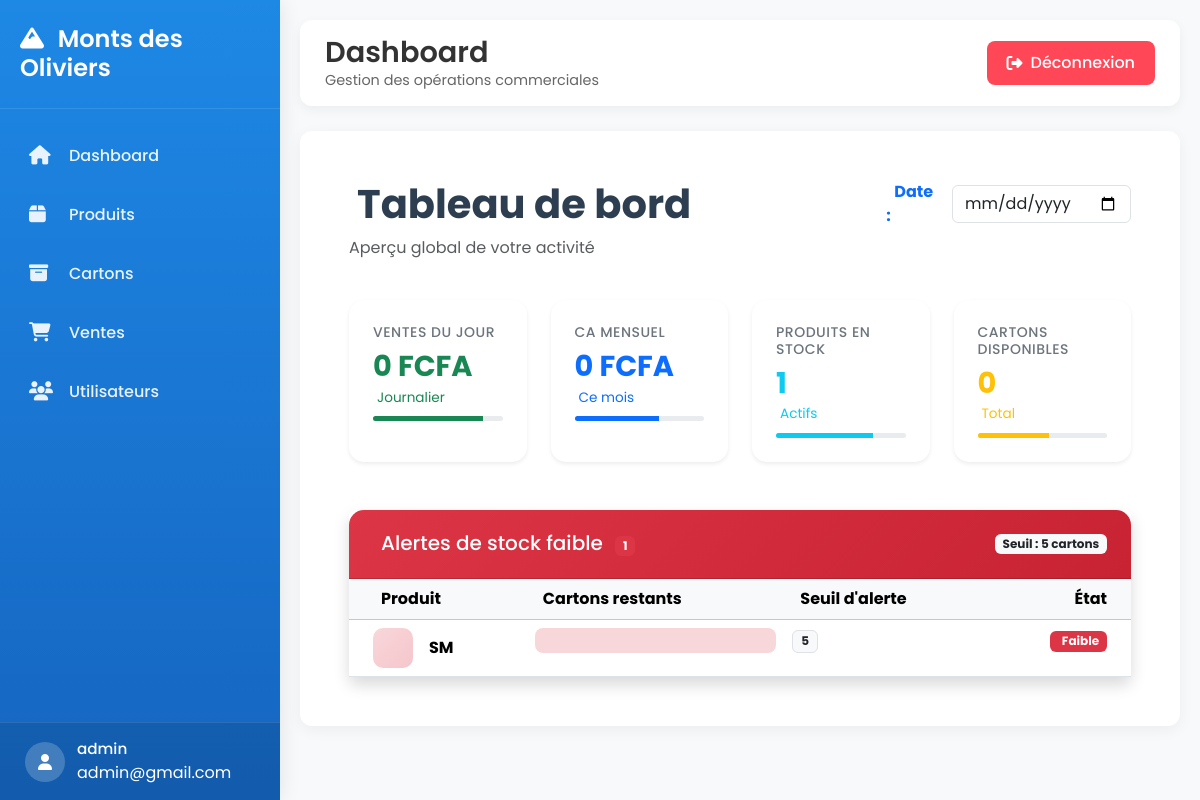
/index/ (signed in), run on an earlier commit of the app's database.
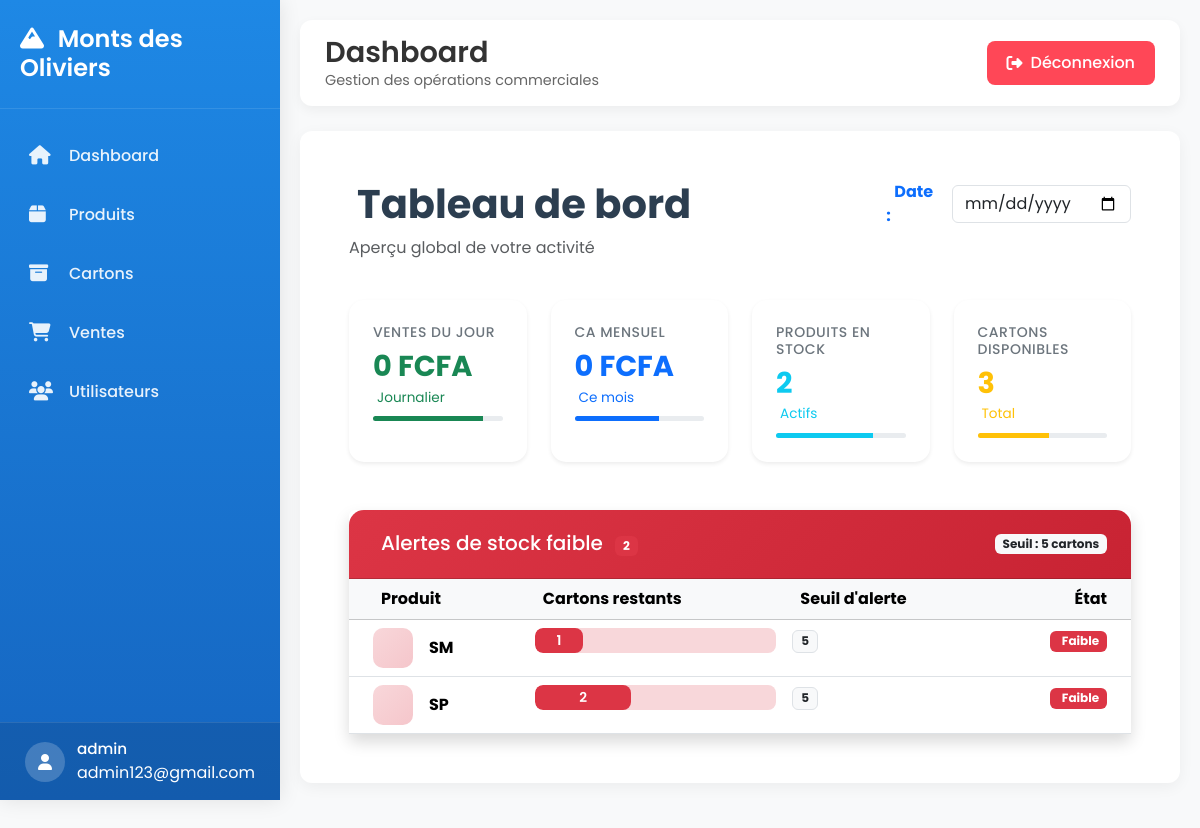
And on a later commit of the database.
### stock_produit/models/user.py (models this page shows, shortened)
class User(AbstractUser):
    USER_TYPE_CHOICES = [
        ('admin', 'Admin'),
        ('caissier', 'Caissier'),
    ]
    username = None
    email = models.EmailField(unique=True)
    user_type = models.CharField(max_length=10, choices=USER_TYPE_CHOICES)
    USERNAME_FIELD = 'email'
    REQUIRED_FIELDS = []

### stock_produit/models/produit.py (models this page shows, shortened)
class Produit(models.Model):
    CATEGORY_CHOICES = [
        ('volaille', 'Volailles'),
        ('poisson', 'Poissons'),
        ('frites', 'Frites'),
    ]
    name = models.CharField(max_length=100)
    price_per_kg = models.DecimalField(max_digits=10, decimal_places=2)
    carton_price = models.DecimalField(max_digits=10, decimal_places=2)
    category = models.CharField(max_length=20, choices=CATEGORY_CHOICES)
    stock_alert = models.PositiveIntegerField(default=5)
    created_at = models.DateTimeField(auto_now_add=True)

### stock_produit/views.py (the view)
# urls.py: path("index/", views.dashboard, name="dashboard"),
@login_required
def dashboard(request):
    selected_date = request.GET.get("date")
    if selected_date:
        date = datetime.strptime(selected_date, "%Y-%m-%d").date()
    else:
        date = timezone.now().date()
    ventes_jour = Vente.objects.filter(recu__created_at__date=date)
    total_jour = ventes_jour.aggregate(
        total=Sum("total_price")
    )["total"] or 0
    chiffre_affaire_mois = Vente.objects.filter(
        recu__created_at__year=date.year,
        recu__created_at__month=date.month
    ).aggregate(
        total=Sum("total_price")
    )["total"] or Decimal("0")
    produits_disponibles = Produit.objects.annotate(
    cartons_disponibles=Count(
        "cartons",
        filter=Q(cartons__is_sold_out=False)
    )
)
    total_produits = produits_disponibles.count()
    total_cartons = Carton.objects.filter(is_sold_out=False).count()
    stocks_faibles = produits_disponibles.filter(
        cartons_disponibles__lte=F("stock_alert")
    )
    context = {
        "selected_date": date,
        "total_jour": total_jour,
        "chiffre_affaire_mois": chiffre_affaire_mois,
        "total_produits": total_produits,
        "total_cartons": total_cartons,
        "stocks_faibles": stocks_faibles,
    }
    return render(request, "Dashboard/index.html", context)

### stock_produit/templates/Dashboard/index.html (shortened to what the changed rows need)
{% extends "Base/base.html" %}
{% block content %}
<div class="dashboard-container">
    <div class="row mb-4">
        <div class="col-md-8">
            <h1 class="dashboard-title">
                Tableau de bord
            </h1>
        </div>
    </div>
    <div class="row mb-4">
        <div class="col-xl-3 col-md-6 mb-4">
            <div class="card stat-card shadow-sm border-0 h-100">
                <div class="card-body">
                    <div class="d-flex justify-content-between align-items-start">
                        <div>
                            <h6 class="stat-label">Produits en stock</h6>
                            <h3 class="stat-value text-info">{{ total_produits }}</h3>
                            <p class="stat-change text-info">
                                Actifs
                            </p>
                        </div>
                    </div>
                </div>
            </div>
        </div>
        <div class="col-xl-3 col-md-6 mb-4">
            <div class="card stat-card shadow-sm border-0 h-100">
                <div class="card-body">
                    <div class="d-flex justify-content-between align-items-start">
                        <div>
                            <h6 class="stat-label">Cartons disponibles</h6>
                            <h3 class="stat-value text-warning">{{ total_cartons }}</h3>
                            <p class="stat-change text-warning">
                                Total
                            </p>
                        </div>
                    </div>
                </div>
            </div>
        </div>
    </div>
    <div class="row">
        <div class="col-12">
            <div class="card shadow border-0">
                <div class="card-header alert-header d-flex justify-content-between align-items-center">
                    <div>
                        <span class="h5 mb-0">Alertes de stock faible</span>
                        {% if stocks_faibles %}
                        <span class="badge bg-danger ms-2">{{ stocks_faibles|length }}</span>
                        {% endif %}
                    </div>
                    <span class="badge bg-light text-dark">
                        Seuil : {{ stocks_faibles.0.stock_alert|default:"10" }} cartons
                    </span>
                </div>
                <div class="card-body p-0">
                    <div class="table-responsive">
                        <table class="table table-hover mb-0">
                            <thead class="table-light">
                                <tr>
                                    <th class="ps-4">
                                        Produit
                                    </th>
                                    <th>
                                        Cartons restants
                                    </th>
                                    <th>
                                        Seuil d'alerte
                                    </th>
                                    <th class="text-end pe-4">État</th>
                                </tr>
                            </thead>
                            <tbody>
                                {% for p in stocks_faibles %}
                                <tr class="alert-row">
                                    <td class="ps-4">
                                        <div class="d-flex align-items-center">
                                            <div class="product-icon me-3">
                                            </div>
                                            <div>
                                                <strong>{{ p.name }}</strong>
                                                <br>
                                            </div>
                                        </div>
                                    </td>
                                    <td>
                                        <div class="stock-indicator">
                                            <div class="progress" style="height: 25px;">
                                                {% with percent=p.cartons_disponibles|add:"0"|floatformat:0 %}
                                                <div class="progress-bar bg-danger"
                                                     style="width: {% widthratio p.cartons_disponibles p.stock_alert 100 %}%">
                                                    {{ p.cartons_disponibles }}
                                                </div>
                                                {% endwith %}
                                            </div>
                                        </div>
                                    </td>
                                    <td>
                                        <span class="badge bg-light text-dark border">
                                            {{ p.stock_alert }}
                                        </span>
                                    </td>
                                    <td class="text-end pe-4">
                                        <span class="badge bg-danger">
                                            Faible
                                        </span>
                                    </td>
                                </tr>
                                {% endfor %}
                            </tbody>
                        </table>
                    </div>
                </div>
            </div>
        </div>
    </div>
</div>
{% endblock %}

### stock_produit/templates/Base/base.html (shortened to what this page needs)
<!DOCTYPE html>
<html lang="fr">
<head>
    <link href="https://cdn.jsdelivr.net/npm/bootstrap@5.3.2/dist/css/bootstrap.min.css" rel="stylesheet">
    <link href="https://cdnjs.cloudflare.com/ajax/libs/font-awesome/6.5.1/css/all.min.css" rel="stylesheet">
</head>
<body>
    <div class="sidebar" id="sidebar">
        <div class="sidebar-header">
            <h3><i class="fas fa-mountain me-2"></i> Monts des Oliviers</h3>
        </div>
        <div class="sidebar-menu">
            <ul>
                <li>
                    <a href="{% url 'dashboard' %}" class="{% if request.path == '/dashboard/' %}active{% endif %}">
                        <i class="fas fa-home"></i>
                        <span>Dashboard</span>
                    </a>
                </li>
                <li>
                    <a href="{% url 'produits' %}" class="{% if 'produits' in request.path %}active{% endif %}">
                        <i class="fas fa-box"></i>
                        <span>Produits</span>
                    </a>
                </li>
                <li>
                    <a href="{% url 'cartons' %}" class="{% if 'cartons' in request.path %}active{% endif %}">
                        <i class="fas fa-archive"></i>
                        <span>Cartons</span>
                    </a>
                </li>
                <li>
                    <a href="{% url 'ventes' %}" class="{% if 'ventes' in request.path %}active{% endif %}">
                        <i class="fas fa-shopping-cart"></i>
                        <span>Ventes</span>
                    </a>
                </li>
                <li>
                    <a href="{% url 'users' %}" class="{% if 'users' in request.path %}active{% endif %}">
                        <i class="fas fa-users"></i>
                        <span>Utilisateurs</span>
                    </a>
                </li>
            </ul>
        </div>
        <div class="user-profile">
            <div class="user-info">
                <div class="user-avatar">
                    <i class="fas fa-user"></i>
                </div>
                <div>
                    {% if request.user.is_authenticated %}
                    <div class="user-name">{{ request.user.user_type }}</div>
                    <span>{{ request.user.email }}</span>
                    {% endif %}
                </div>
            </div>
        </div>
    </div>
    <div class="main-content" id="mainContent">
        <nav class="top-navbar">
            <div class="left-header">
                <div class="page-title">
                    <h1>{% block page_title %}Dashboard{% endblock %}</h1>
                    <p>{% block page_subtitle %}Gestion des opérations commerciales{% endblock %}</p>
                </div>
            </div>
            <div class="top-actions">
                <a href="{% url 'deconnexion' %}" class="logout-btn">
                    <i class="fas fa-sign-out-alt"></i>
                    Déconnexion
                </a>
            </div>
        </nav>
        <div class="content-card fade-in">
            {% block content %}{% endblock %}
        </div>
    </div>
</body>
</html>

What changed in the data, as far as the page shows it:
removed Produit: stock_alert "5", name "SM"
changed User "admin": user.email "admin@gmail.com" → "admin123@gmail.com"
added Produit: stock_alert "5", name "SM", cartons_disponibles "1"
added Produit: name "SP", cartons_disponibles "2", stock_alert "5"
Also different on the page:
{{ total_produits }}: "1" → "2"
{{ total_cartons }}: "0" → "3"
{{ stocks_faibles|length }}: "1" → "2"
